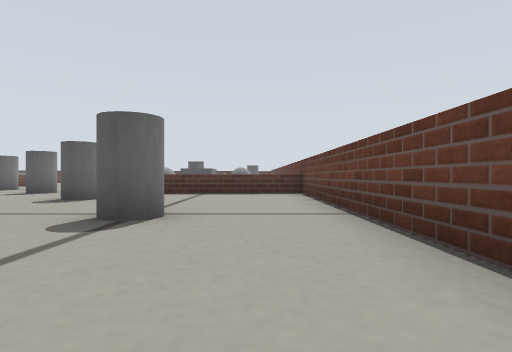
[1] (above)

24 first-person views from a walk through a Gazebo world. The camera is 0.1 m above the floor, looks level and sees 80° across. The floor is counted in squares, 0.2 m on a side. Each view is taken from the middle of a square. On the plan, view 1 faces up. The plan holds only what a view shows up to about 9 squares ahead; the rest is blank.

[2]
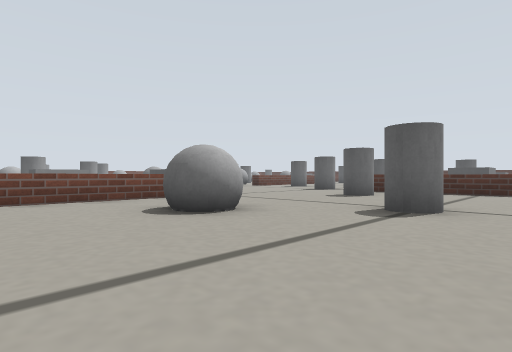

[3]
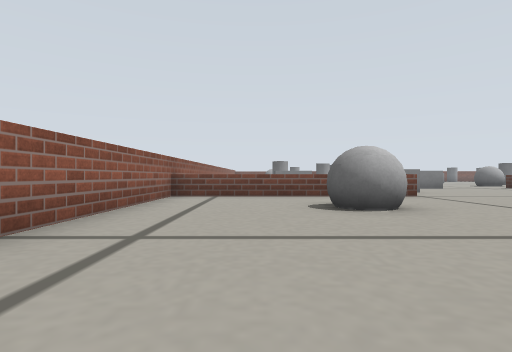

[4]
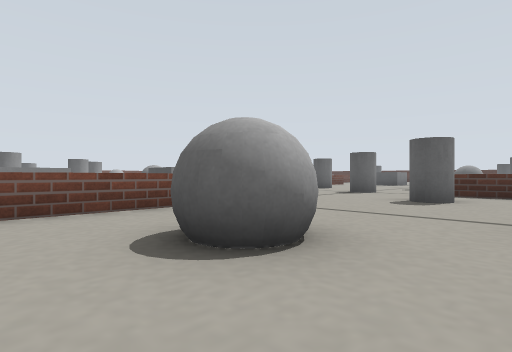

[5]
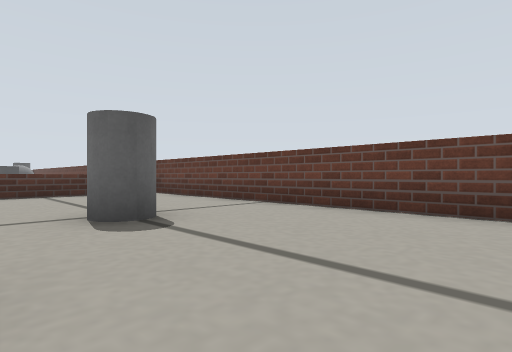

[6]
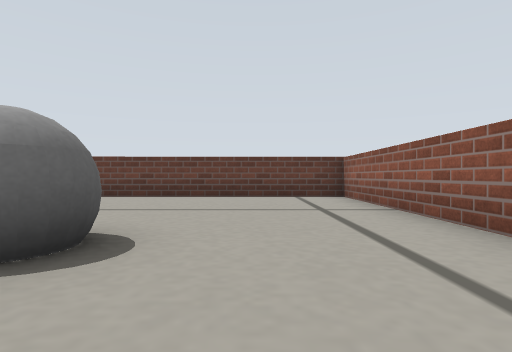

[7]
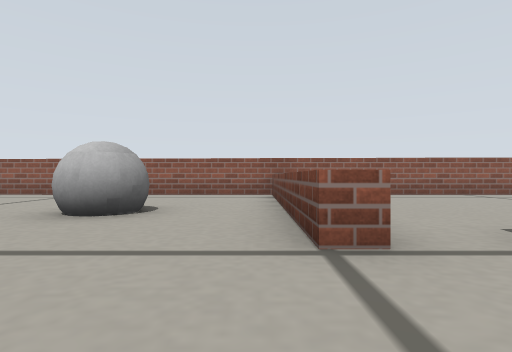

[8]
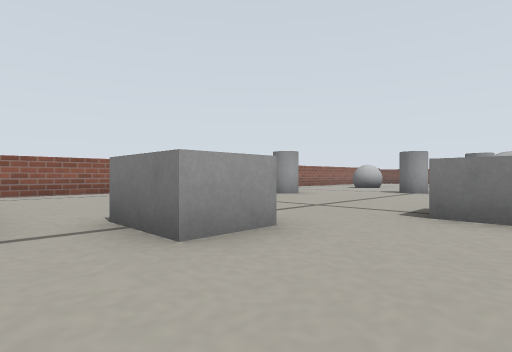

[9]
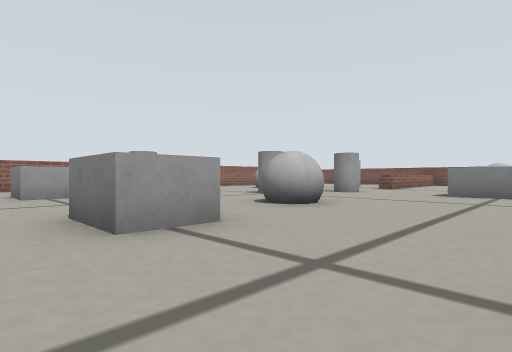

[10]
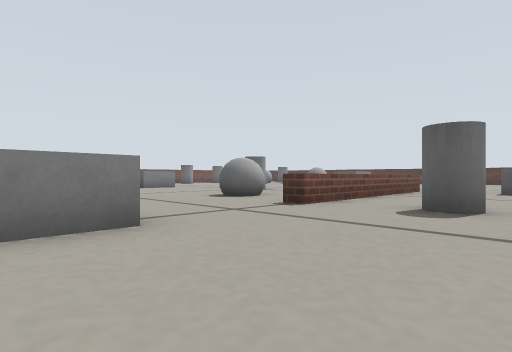

[11]
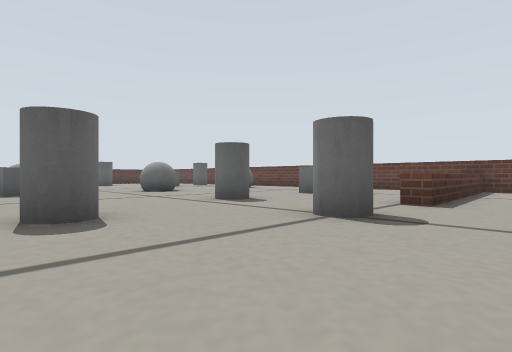

[12]
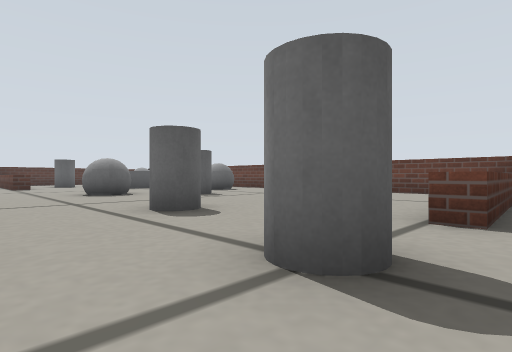

[13]
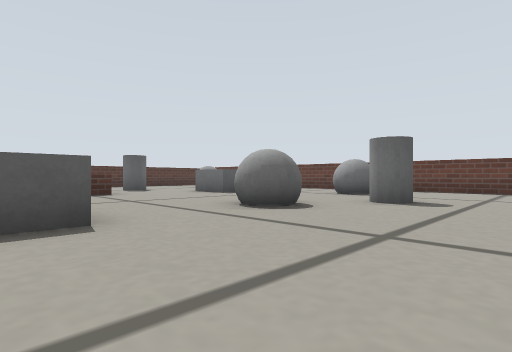

[14]
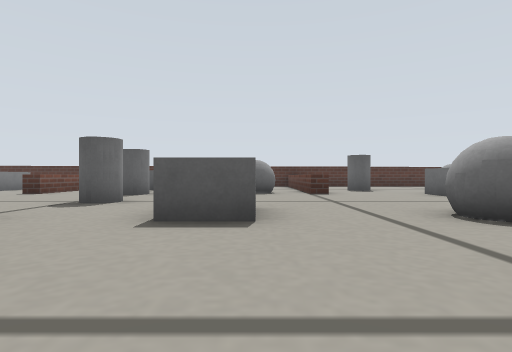

[15]
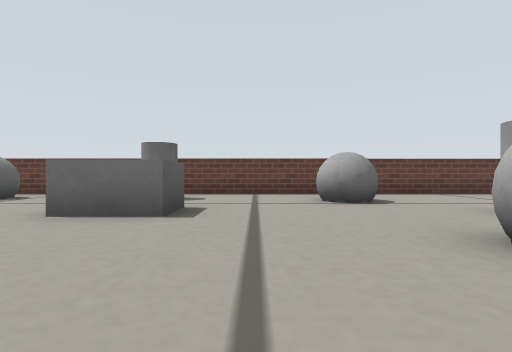

[16]
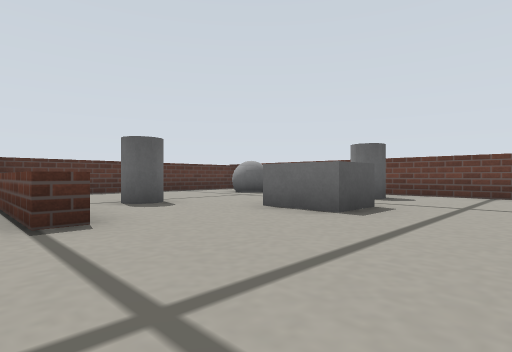

[17]
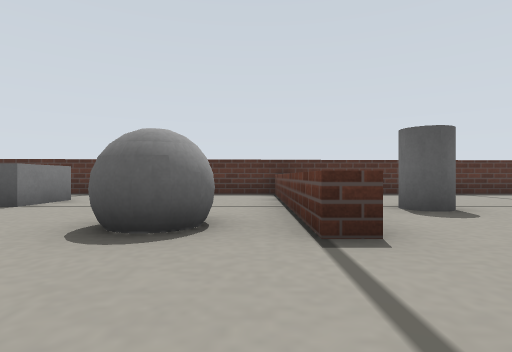

[18]
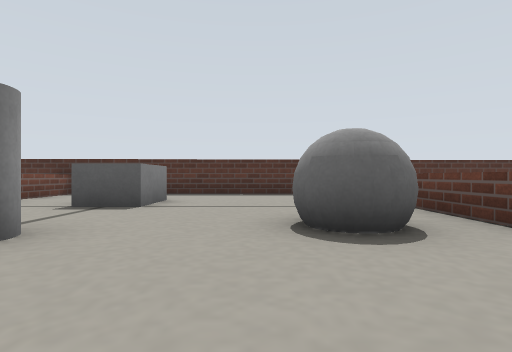

[19]
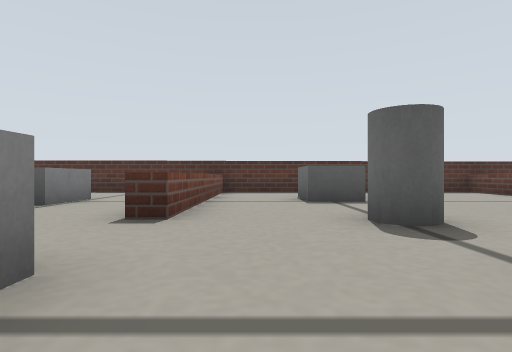

[20]
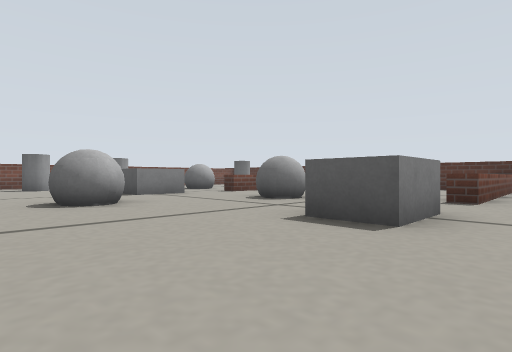

[21]
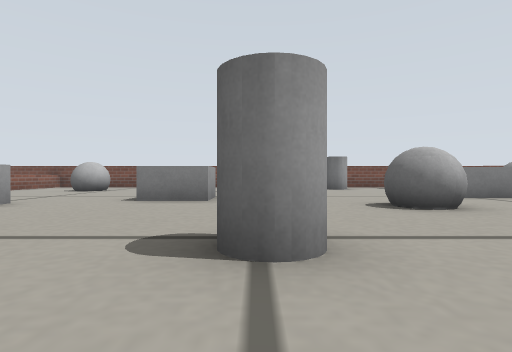

[22]
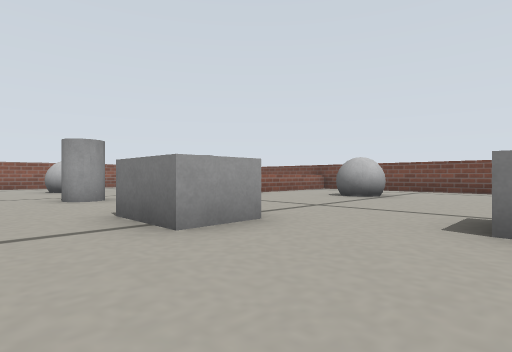

[23]
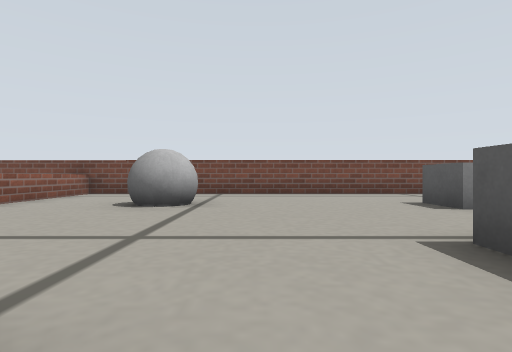

[24]
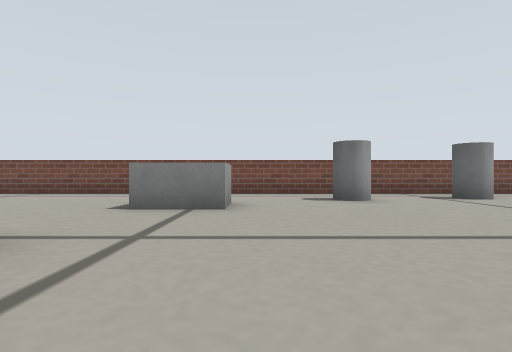

### Floor plan
Points are (right, up) in squares from view 1. A wall is a line through its corners. A room is listed if a view was taken in it or the views show most of it. See-through windows are left out.
Room 1 (views 1, 2, 3, 4, 5, 6)
walls: (-7, -2) (1.4, -2.1) (1.4, 9.1)
low walls: (-6.4, 3.9) (-6.4, -2.1); (1.4, 8.7) (-4.5, 8.5)
ways out: opening at (-5.5, 6.5) to room 2
objects: grey ball (-4, 1) to (-3, 2); grey cylinder (-4, 6) to (-4, 7); grey cylinder (-2, 4) to (-1, 4)
Room 2 (views 7, 8, 9, 10, 11, 12, 13, 14, 15, 16, 17, 18, 19, 20, 21, 22, 23, 24)
walls: (-27.4, 22.1) (-27.4, 2.9); (-12.7, -2) (-7, -2); (1.4, 9.1) (1.3, 25.9); (0, 27.4) (-15.5, 27.4)
low walls: (-11.2, 15.6) (-11.2, 10.4) (-11.8, 10.4); (-5.9, 21.4) (-6.5, 21.4) (-6.5, 27.4); (-4.5, 8.5) (-4.5, 9); (-7, 3.9) (-6.4, 3.9); (-14, 27.4) (-14, 21.4) (-14.5, 21.4); (-27.5, 5.4) (-24.4, 5.5)
ways out: opening at (-5.5, 6.5) to room 1
objects: grey cylinder (-26, 17) to (-25, 17); grey cylinder (-26, 20); grey ball (-25, 8) to (-24, 9); grey box (-24, 13) to (-24, 14); grey box (-22, 19) to (-21, 20); grey box (-21, 12) to (-20, 13); grey ball (-20, 1) to (-19, 2); grey cylinder (-19, 5); grey box (-19, 8) to (-19, 9); grey ball (-19, 16) to (-19, 17); grey ball (-18, 20) to (-17, 21); grey box (-18, 23) to (-17, 24); grey cylinder (-17, 4); grey cylinder (-16, 14); grey ball (-15, 6) to (-14, 7); grey box (-15, 18) to (-14, 19); grey cylinder (-14, 1); grey ball (-14, 11) to (-14, 12); grey box (-12, 1) to (-11, 2); grey box (-12, 6) to (-11, 7); grey cylinder (-12, 21) to (-11, 22); grey box (-12, 24) to (-11, 25); grey cylinder (-11, 19); grey box (-9, 4) to (-8, 5); grey cylinder (-9, 11); grey box (-9, 17) to (-8, 18); grey ball (-8, 22) to (-8, 23); grey cylinder (-7, 9) to (-6, 9); grey cylinder (-6, 12) to (-5, 12); grey ball (-5, 16) to (-5, 17); grey cylinder (-5, 23) to (-4, 24); grey box (-3, 11) to (-2, 12); grey cylinder (-3, 15) to (-3, 16); grey box (-3, 20) to (-2, 21); grey ball (-1, 17) to (0, 18); grey ball (-1, 25) to (0, 25); grey cylinder (0, 21)

Where each view was taken, in squares from view 1:
view 1: 0 up, 0 right, facing up
view 2: 1 down, 0 right, facing up-left
view 3: 0 up, 1 right, facing left
view 4: 0 up, 2 left, facing up-left
view 5: 0 up, 3 left, facing up-right
view 6: 0 up, 6 left, facing right
view 7: 6 up, 6 left, facing down
view 8: 7 up, 7 left, facing down-left
view 9: 10 up, 10 left, facing down-left
view 10: 6 up, 8 left, facing up-left
view 11: 7 up, 10 left, facing up-right
view 12: 8 up, 8 left, facing up-right
view 13: 13 up, 9 left, facing up-right
view 14: 13 up, 8 left, facing up
view 15: 19 up, 7 left, facing right
view 16: 18 up, 7 left, facing up-right
view 17: 19 up, 7 left, facing up
view 18: 19 up, 9 left, facing up
view 19: 18 up, 13 left, facing up
view 20: 15 up, 13 left, facing up-left
view 21: 14 up, 14 left, facing left
view 22: 12 up, 17 left, facing down-left
view 23: 10 up, 19 left, facing left
view 24: 15 up, 19 left, facing left
